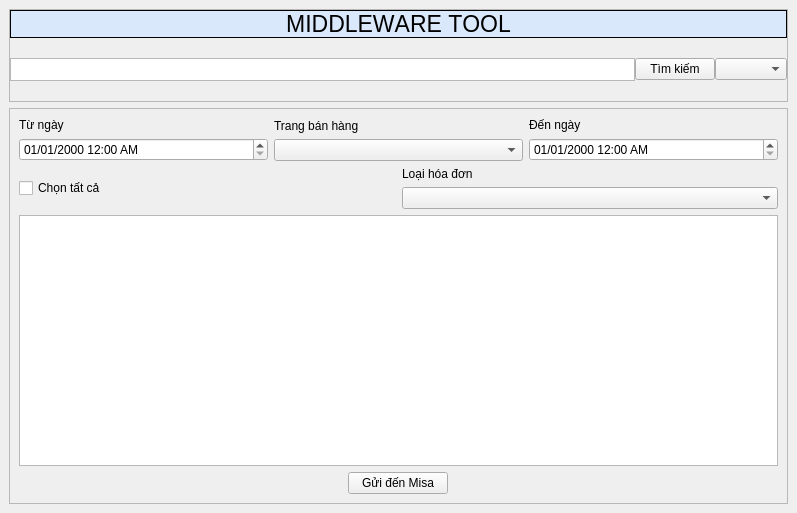
<?xml version="1.0" encoding="UTF-8"?>
<ui version="4.0">
 <class>MainWindow</class>
 <widget class="QMainWindow" name="MainWindow">
  <property name="geometry">
   <rect>
    <x>0</x>
    <y>0</y>
    <width>797</width>
    <height>513</height>
   </rect>
  </property>
  <property name="contextMenuPolicy">
   <enum>Qt::DefaultContextMenu</enum>
  </property>
  <property name="windowTitle">
   <string>Middleware Tool</string>
  </property>
  <property name="windowIcon">
   <iconset>
    <normaloff>../../Users/huytr/Downloads/small.jpg</normaloff>../../Users/huytr/Downloads/small.jpg</iconset>
  </property>
  <property name="dockOptions">
   <set>QMainWindow::AllowTabbedDocks</set>
  </property>
  <widget class="QWidget" name="centralwidget">
   <property name="sizePolicy">
    <sizepolicy hsizetype="Minimum" vsizetype="Minimum">
     <horstretch>0</horstretch>
     <verstretch>0</verstretch>
    </sizepolicy>
   </property>
   <property name="minimumSize">
    <size>
     <width>200</width>
     <height>100</height>
    </size>
   </property>
   <layout class="QVBoxLayout" name="verticalLayout_2" stretch="1,7">
    <item>
     <widget class="QFrame" name="frameHeader">
      <property name="minimumSize">
       <size>
        <width>0</width>
        <height>0</height>
       </size>
      </property>
      <property name="frameShape">
       <enum>QFrame::StyledPanel</enum>
      </property>
      <property name="frameShadow">
       <enum>QFrame::Raised</enum>
      </property>
      <layout class="QVBoxLayout" name="verticalLayout" stretch="0,0">
       <property name="spacing">
        <number>0</number>
       </property>
       <property name="sizeConstraint">
        <enum>QLayout::SetMaximumSize</enum>
       </property>
       <property name="leftMargin">
        <number>0</number>
       </property>
       <property name="topMargin">
        <number>0</number>
       </property>
       <property name="rightMargin">
        <number>0</number>
       </property>
       <property name="bottomMargin">
        <number>0</number>
       </property>
       <item>
        <widget class="QLabel" name="lbTitle">
         <property name="enabled">
          <bool>true</bool>
         </property>
         <property name="sizePolicy">
          <sizepolicy hsizetype="Preferred" vsizetype="Preferred">
           <horstretch>0</horstretch>
           <verstretch>0</verstretch>
          </sizepolicy>
         </property>
         <property name="baseSize">
          <size>
           <width>9</width>
           <height>0</height>
          </size>
         </property>
         <property name="font">
          <font>
           <pointsize>17</pointsize>
           <kerning>false</kerning>
          </font>
         </property>
         <property name="cursor">
          <cursorShape>ArrowCursor</cursorShape>
         </property>
         <property name="layoutDirection">
          <enum>Qt::LeftToRight</enum>
         </property>
         <property name="autoFillBackground">
          <bool>false</bool>
         </property>
         <property name="styleSheet">
          <string notr="true">background-color: rgb(218, 232, 252)</string>
         </property>
         <property name="frameShape">
          <enum>QFrame::Box</enum>
         </property>
         <property name="text">
          <string>MIDDLEWARE TOOL</string>
         </property>
         <property name="textFormat">
          <enum>Qt::PlainText</enum>
         </property>
         <property name="scaledContents">
          <bool>false</bool>
         </property>
         <property name="alignment">
          <set>Qt::AlignCenter</set>
         </property>
         <property name="indent">
          <number>3</number>
         </property>
        </widget>
       </item>
       <item>
        <layout class="QHBoxLayout" name="horizontalLayoutHeader" stretch="1,0,0">
         <property name="spacing">
          <number>0</number>
         </property>
         <property name="sizeConstraint">
          <enum>QLayout::SetMaximumSize</enum>
         </property>
         <property name="bottomMargin">
          <number>0</number>
         </property>
         <item>
          <layout class="QVBoxLayout" name="verticalLayoutTextbox" stretch="0">
           <property name="sizeConstraint">
            <enum>QLayout::SetDefaultConstraint</enum>
           </property>
           <property name="topMargin">
            <number>20</number>
           </property>
           <property name="bottomMargin">
            <number>20</number>
           </property>
           <item>
            <widget class="QTextEdit" name="tbSearch">
             <property name="sizePolicy">
              <sizepolicy hsizetype="Preferred" vsizetype="Minimum">
               <horstretch>0</horstretch>
               <verstretch>0</verstretch>
              </sizepolicy>
             </property>
             <property name="minimumSize">
              <size>
               <width>0</width>
               <height>23</height>
              </size>
             </property>
             <property name="maximumSize">
              <size>
               <width>16777215</width>
               <height>16777211</height>
              </size>
             </property>
             <property name="font">
              <font>
               <pointsize>8</pointsize>
              </font>
             </property>
             <property name="layoutDirection">
              <enum>Qt::LeftToRight</enum>
             </property>
            </widget>
           </item>
          </layout>
         </item>
         <item alignment="Qt::AlignHCenter|Qt::AlignVCenter">
          <widget class="QPushButton" name="btnSearch">
           <property name="sizePolicy">
            <sizepolicy hsizetype="Preferred" vsizetype="Minimum">
             <horstretch>0</horstretch>
             <verstretch>0</verstretch>
            </sizepolicy>
           </property>
           <property name="minimumSize">
            <size>
             <width>10</width>
             <height>20</height>
            </size>
           </property>
           <property name="text">
            <string>Tìm kiếm</string>
           </property>
          </widget>
         </item>
         <item>
          <widget class="QComboBox" name="cbSearchType"/>
         </item>
        </layout>
       </item>
      </layout>
     </widget>
    </item>
    <item>
     <widget class="QFrame" name="frameBody">
      <property name="enabled">
       <bool>true</bool>
      </property>
      <property name="frameShape">
       <enum>QFrame::StyledPanel</enum>
      </property>
      <property name="frameShadow">
       <enum>QFrame::Raised</enum>
      </property>
      <layout class="QVBoxLayout" name="verticalLayout_4">
       <item>
        <layout class="QHBoxLayout" name="horizontalBodyLayout">
         <property name="leftMargin">
          <number>0</number>
         </property>
         <property name="topMargin">
          <number>0</number>
         </property>
         <item>
          <layout class="QVBoxLayout" name="verticalLayoutFrom">
           <item>
            <widget class="QLabel" name="lbFrom">
             <property name="text">
              <string>Từ ngày</string>
             </property>
            </widget>
           </item>
           <item>
            <widget class="QDateTimeEdit" name="dateTimeFrom">
             <property name="displayFormat">
              <string>dd/MM/yyyy h:mm AP</string>
             </property>
            </widget>
           </item>
          </layout>
         </item>
         <item>
          <layout class="QVBoxLayout" name="verticalLayoutChannel">
           <item>
            <widget class="QLabel" name="lbChannel">
             <property name="text">
              <string>Trang bán hàng</string>
             </property>
            </widget>
           </item>
           <item>
            <widget class="QComboBox" name="cbFilter">
             <property name="sizePolicy">
              <sizepolicy hsizetype="Preferred" vsizetype="Minimum">
               <horstretch>0</horstretch>
               <verstretch>0</verstretch>
              </sizepolicy>
             </property>
             <property name="minimumSize">
              <size>
               <width>40</width>
               <height>20</height>
              </size>
             </property>
             <property name="placeholderText" stdset="0">
              <string>Kênh hóa đơn</string>
             </property>
            </widget>
           </item>
          </layout>
         </item>
         <item>
          <layout class="QVBoxLayout" name="verticalLayoutTo">
           <item>
            <widget class="QLabel" name="lbTo">
             <property name="text">
              <string>Đến ngày</string>
             </property>
            </widget>
           </item>
           <item>
            <widget class="QDateTimeEdit" name="dateTimeTo">
             <property name="displayFormat">
              <string>dd/MM/yyyy h:mm AP</string>
             </property>
            </widget>
           </item>
          </layout>
         </item>
        </layout>
       </item>
       <item>
        <layout class="QHBoxLayout" name="horizontalLayout">
         <item>
          <widget class="QCheckBox" name="cbSelectAll">
           <property name="text">
            <string>Chọn tất cả</string>
           </property>
          </widget>
         </item>
         <item>
          <layout class="QVBoxLayout" name="verticalLayout_3">
           <item>
            <widget class="QLabel" name="label">
             <property name="text">
              <string>Loại hóa đơn</string>
             </property>
            </widget>
           </item>
           <item>
            <widget class="QComboBox" name="cbSelectOrder"/>
           </item>
          </layout>
         </item>
        </layout>
       </item>
       <item>
        <widget class="QTableWidget" name="tableWidget"/>
       </item>
       <item alignment="Qt::AlignHCenter">
        <widget class="QPushButton" name="btnSubmit">
         <property name="sizePolicy">
          <sizepolicy hsizetype="Fixed" vsizetype="Minimum">
           <horstretch>0</horstretch>
           <verstretch>0</verstretch>
          </sizepolicy>
         </property>
         <property name="minimumSize">
          <size>
           <width>100</width>
           <height>20</height>
          </size>
         </property>
         <property name="autoFillBackground">
          <bool>false</bool>
         </property>
         <property name="text">
          <string>Gửi đến Misa</string>
         </property>
        </widget>
       </item>
      </layout>
     </widget>
    </item>
   </layout>
  </widget>
 </widget>
 <tabstops>
  <tabstop>tableWidget</tabstop>
  <tabstop>btnSubmit</tabstop>
  <tabstop>tbSearch</tabstop>
 </tabstops>
 <resources/>
 <connections/>
</ui>
